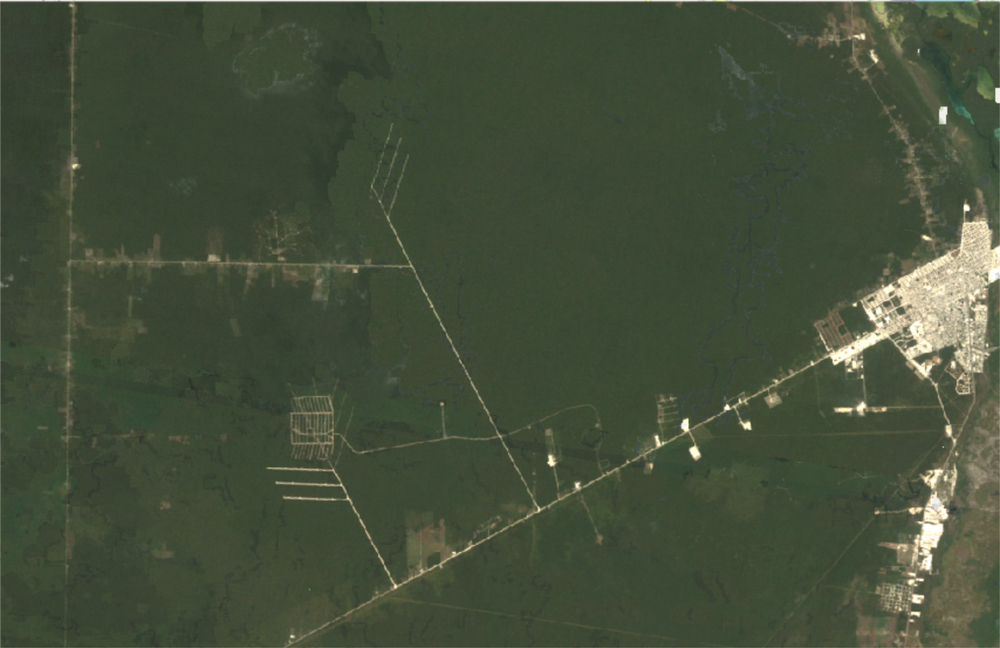
#> input picture Myworkout/colorseg/img/1985.png, 1000 x 648 px, shrunk from 1708 x 1106 before the run
$ python defores2.py
#> lines starting #> are read from the running program, lines starting #| are printed output that depends on the picture
import cv2
import matplotlib.pyplot as plt

def draw_image_histogram_bgr(image, title='', yscale='linear'):
    """Utility to plot bgr histograms for all color channels independently."""
    histB = cv2.calcHist([image], [0], None, [256], [0, 255])
    histG = cv2.calcHist([image], [1], None, [256], [0, 255])
    histR = cv2.calcHist([image], [2], None, [256], [0, 255])

    # Plot the histograms for each channel.
    fig = plt.figure(figsize=[20, 5])
    fig.suptitle(title)

    ax = fig.add_subplot(1, 3, 1)
    ax.set_yscale(yscale)
    plt.plot(histB, color='b', label='Blue')
    ax.grid()
    ax.legend()

    ax = fig.add_subplot(1, 3, 2)
    ax.set_yscale(yscale)
    plt.plot(histG, color='g', label='Green')
    ax.grid()
    ax.legend()

    ax = fig.add_subplot(1, 3, 3)
    ax.set_yscale(yscale)
    plt.plot(histR, color='r', label='Red')
    ax.grid()
    ax.legend()

    plt.show()
image1 = cv2.imread('img/1985.png', cv2.IMREAD_COLOR)
#> image1 is the input picture: shape (648, 1000, 3); mean B, G, R 58.6, 79.3, 68.7
image4 = cv2.imread('img/2011.png', cv2.IMREAD_COLOR)
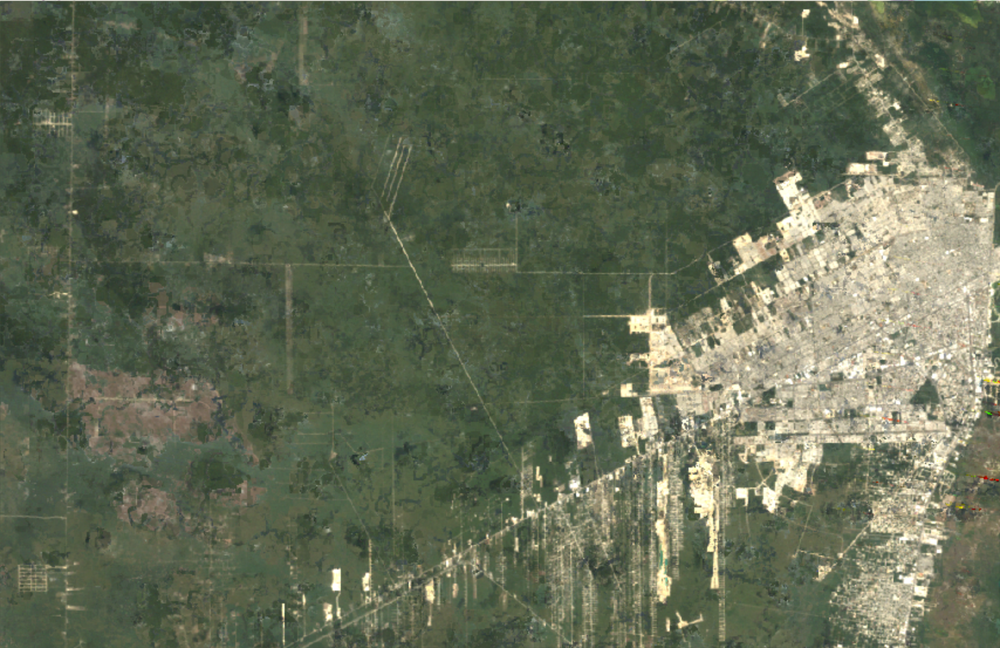
#> input picture Myworkout/colorseg/img/2011.png, 1000 x 648 px, shrunk from 1708 x 1106 before the run
#> image4 is the input picture: shape (648, 1000, 3); mean B, G, R 84.8, 106.9, 98.7
draw_image_histogram_bgr(image1, '1985')
#> in draw_image_histogram_bgr, `histB = cv2.calcHist([image], [0], None, [256], [0, 255])`: histB = 256 values, max 97006 at index 52, min 0 at index 0, mean 2530.8
#> in draw_image_histogram_bgr, `histG = cv2.calcHist([image], [1], None, [256], [0, 255])`: histG = 256 values, max 79563 at index 73, min 0 at index 0, mean 2528.3
#> in draw_image_histogram_bgr, `histR = cv2.calcHist([image], [2], None, [256], [0, 255])`: histR = 256 values, max 60664 at index 61, min 0 at index 0, mean 2526.7
#> in draw_image_histogram_bgr, `plt.show()`:
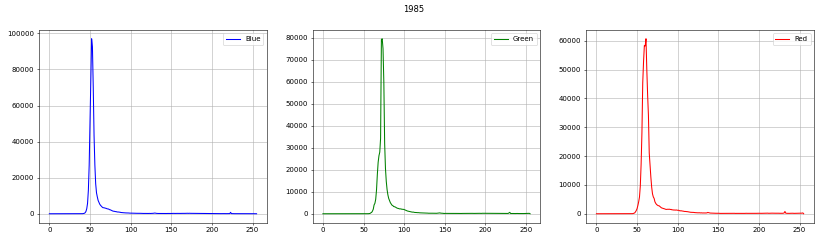
#> figure drawn by matplotlib, 3 panels; panel 1: curve peaks at x = 52, y = 97006; panel 2: curve peaks at x = 73, y = 79563; panel 3: curve peaks at x = 61, y = 60664
draw_image_histogram_bgr(image4, '2011')
#> call 2 of draw_image_histogram_bgr, with title = '2011', yscale = 'linear'
#> in draw_image_histogram_bgr (call 2), `histB = cv2.calcHist([image], [0], None, [256], [0, 255])`: histB = 256 values, max 21868 at index 69, min 0 at index 6, mean 2530.5
#> in draw_image_histogram_bgr (call 2), `histG = cv2.calcHist([image], [1], None, [256], [0, 255])`: histG = 256 values, max 17360 at index 89, min 0 at index 0, mean 2522.9
#> in draw_image_histogram_bgr (call 2), `histR = cv2.calcHist([image], [2], None, [256], [0, 255])`: histR = 256 values, max 16057 at index 75, min 0 at index 0, mean 2515.6
#> in draw_image_histogram_bgr (call 2), `plt.show()`:
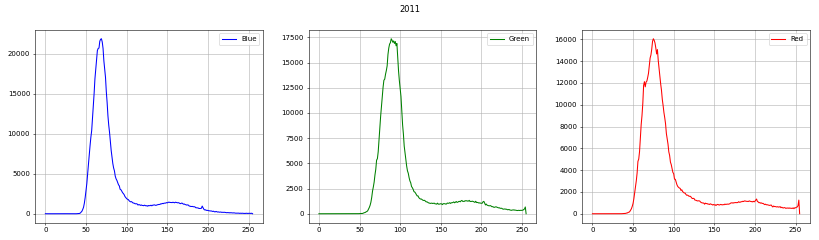
#> figure drawn by matplotlib, 3 panels; panel 1: curve peaks at x = 69, y = 21868; panel 2: curve peaks at x = 89, y = 17360; panel 3: curve peaks at x = 75, y = 16057

draw_image_histogram_bgr(image1,'1985 - Log Plot', 'log')
#> call 3 of draw_image_histogram_bgr, with title = '1985 - Log Plot', yscale = 'log'
#> in draw_image_histogram_bgr (call 3), `histB = cv2.calcHist([image], [0], None, [256], [0, 255])`: histB = 256 values, max 97006 at index 52, min 0 at index 0, mean 2530.8
#> in draw_image_histogram_bgr (call 3), `histG = cv2.calcHist([image], [1], None, [256], [0, 255])`: histG = 256 values, max 79563 at index 73, min 0 at index 0, mean 2528.3
#> in draw_image_histogram_bgr (call 3), `histR = cv2.calcHist([image], [2], None, [256], [0, 255])`: histR = 256 values, max 60664 at index 61, min 0 at index 0, mean 2526.7
#> in draw_image_histogram_bgr (call 3), `plt.show()`:
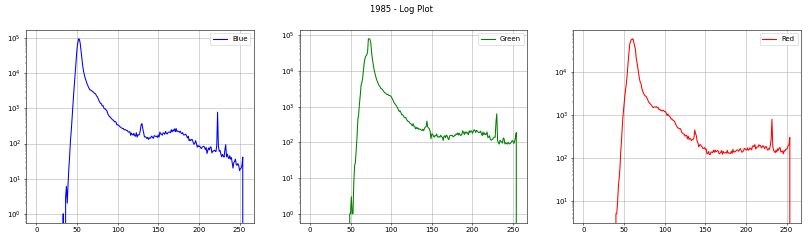
#> figure drawn by matplotlib, 3 panels; panel 1: curve peaks at x = 52, y = 97006; panel 2: curve peaks at x = 73, y = 79563; panel 3: curve peaks at x = 61, y = 60664
draw_image_histogram_bgr(image4,'2011 - Log Plot', 'log')
#> call 4 of draw_image_histogram_bgr, with title = '2011 - Log Plot', yscale = 'log'
#> in draw_image_histogram_bgr (call 4), `histB = cv2.calcHist([image], [0], None, [256], [0, 255])`: histB = 256 values, max 21868 at index 69, min 0 at index 6, mean 2530.5
#> in draw_image_histogram_bgr (call 4), `histG = cv2.calcHist([image], [1], None, [256], [0, 255])`: histG = 256 values, max 17360 at index 89, min 0 at index 0, mean 2522.9
#> in draw_image_histogram_bgr (call 4), `histR = cv2.calcHist([image], [2], None, [256], [0, 255])`: histR = 256 values, max 16057 at index 75, min 0 at index 0, mean 2515.6
#> in draw_image_histogram_bgr (call 4), `plt.show()`:
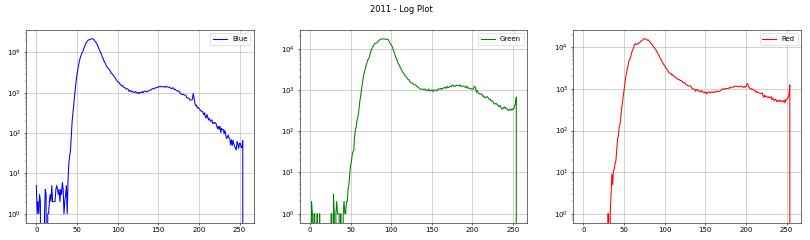
#> figure drawn by matplotlib, 3 panels; panel 1: curve peaks at x = 69, y = 21868; panel 2: curve peaks at x = 89, y = 17360; panel 3: curve peaks at x = 75, y = 16057
